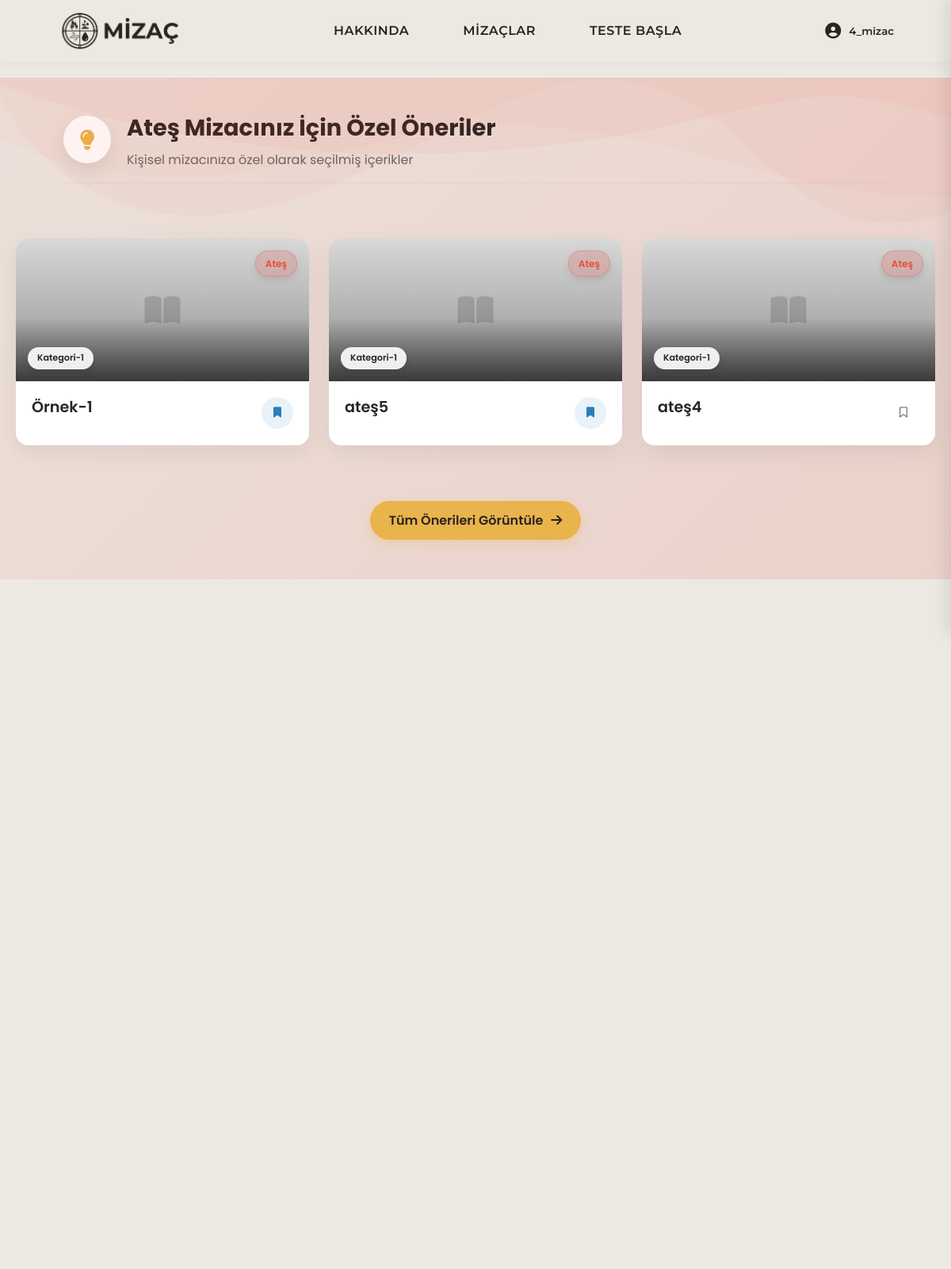
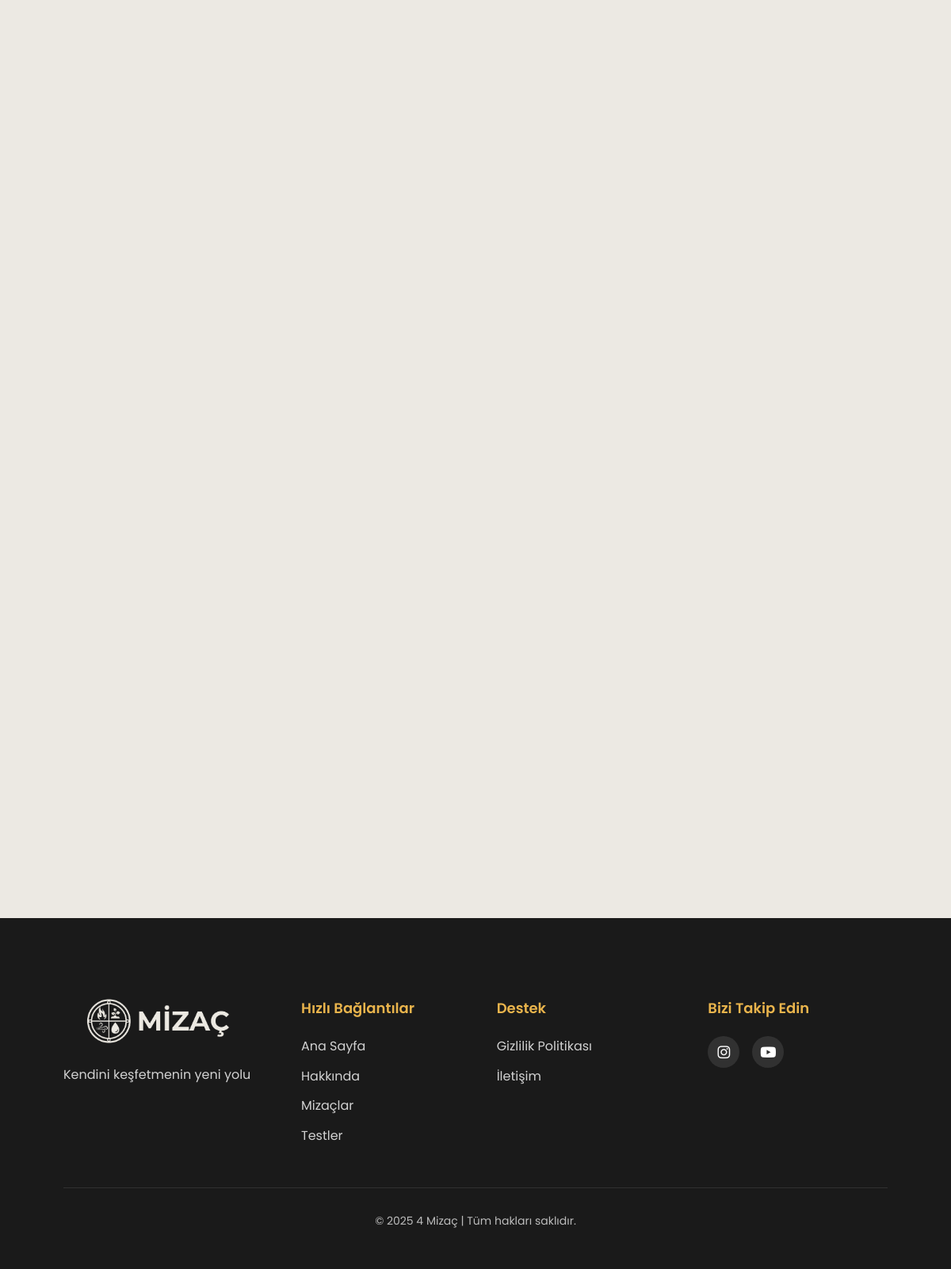
The page / (signed in) on the database its author committed (2 pictures, top to bottom).
### profiles/models.py (models this page shows, shortened)
class RecommendedContent(models.Model):
    ELEMENT_CHOICES = [
        ('Ateş', 'Ateş'),
        ('Hava', 'Hava'),
        ('Su', 'Su'),
        ('Toprak', 'Toprak'),
    ]
    title = models.CharField(max_length=200, verbose_name="Başlık")
    short_description = models.TextField(verbose_name="Kısa Açıklama")
    content = models.TextField(verbose_name="İçerik")
    image = models.ImageField(upload_to='content_images/', blank=True, null=True, verbose_name="Görsel")
    category = models.ForeignKey(ContentCategory, on_delete=models.CASCADE, related_name="contents", verbose_name="Kategori")
    related_element_name = models.CharField(
        max_length=50,
        verbose_name="İlgili Mizaç Elementi",
        choices=ELEMENT_CHOICES,
        help_text="Ateş, Hava, Su veya Toprak değerlerinden birini seçin"
    )
    is_active = models.BooleanField(default=True, verbose_name="Aktif mi?")
    created_at = models.DateTimeField(auto_now_add=True, verbose_name="Oluşturulma Tarihi")
    updated_at = models.DateTimeField(auto_now=True, verbose_name="Güncellenme Tarihi")
    order = models.PositiveIntegerField(default=0, verbose_name="Sıralama")
    class Meta:
        verbose_name = "Önerilen İçerik"
        verbose_name_plural = "Önerilen İçerikler"
        ordering = ['order', '-created_at']

class ContentCategory(models.Model):
    name = models.CharField(max_length=100, verbose_name="Kategori Adı")
    description = models.TextField(blank=True, null=True, verbose_name="Açıklama")
    class Meta:
        verbose_name = "İçerik Kategorisi"
        verbose_name_plural = "İçerik Kategorileri"

### testing_algorithm/models.py (models this page shows, shortened)
class ElementType(models.Model):
    name = models.CharField(max_length=50)
    description = models.TextField()
    characteristics = models.TextField()
    is_warm = models.BooleanField(default=False)  # Sıcak/Soğuk
    is_moist = models.BooleanField(default=False)  # Nemli/Kuru

### main/views.py (the view)
# urls.py: path('', views.index, name='index'),
def index(request):
    context = {}
    if request.user.is_authenticated:
        test_result = TestResult.objects.filter(user=request.user).order_by('-date_taken').first()
        if test_result:
            user_element = test_result.dominant_element
            user_suggestions = RecommendedContent.objects.filter(
                related_element_name=user_element.name,
                is_active=True
            ).annotate(
                like_count=Count('user_interactions', filter=Q(user_interactions__liked=True))
            ).order_by('-like_count', '-created_at')[:3]  # Maksimum 3 içerik
            user_interactions = UserContentInteraction.objects.filter(user=request.user)
            interactions_dict = {interaction.content_id: interaction for interaction in user_interactions}
            for content in user_suggestions:
                if content.id in interactions_dict:
                    interaction = interactions_dict[content.id]
                    content.is_liked = interaction.liked
                    content.is_saved = interaction.saved
                    content.is_viewed = interaction.viewed
                else:
                    content.is_liked = False
                    content.is_saved = False
                    content.is_viewed = False
            context = {
                'user_element': user_element,
                'user_suggestions': user_suggestions,
                'has_test_result': True
            }
        else:
            context = {
                'has_test_result': False
            }
    else:
        context = {
            'has_test_result': False
        }
    return render(request, 'main/index.html', context)

### templates/main/index.html (shortened to what this page needs)
{% extends 'base.html' %}
{% load static %}
{% block extra_css %}
<link rel="stylesheet" href="{% static 'css/index.css' %}">
{% if has_test_result %}
<link rel="stylesheet" href="{% static 'css/temperaments.css' %}">
<link rel="stylesheet" href="{% static 'css/profiles.css' %}">
{% endif %}
{% endblock %}
{% block content %}
{% if has_test_result %}
<div class="premium-content-section element-section {{ user_element.name|lower }}">
  <div class="premium-content-background">
    <div class="wave-top"></div>
    <div class="premium-content-container">
      <div class="container">
        <div class="premium-section-title">
          <div class="section-title-content">
            <h2>{{ user_element.name }} Mizacınız İçin Özel Öneriler</h2>
            <p>Kişisel mizacınıza özel olarak seçilmiş içerikler</p>
          </div>
        </div>
      </div>
      <div class="content-slider-wrapper">
        {% if user_suggestions %}
          <div class="content-slider-container">
            <div class="content-slider improved-slider" id="contentSlider">
              {% for content in user_suggestions %}
                <div class="premium-card" data-content-id="{{ content.id }}" data-category="{{ content.category.id }}">
                  <div class="premium-card-inner">
                    {% if content.image %}
                      <div class="premium-card-image" style="background-image: url('{{ content.image.url }}')">
                        <div class="content-element {{ user_element.name|lower }}">{{ user_element.name }}</div>
                        <div class="content-category">{{ content.category.name }}</div>
                      </div>
                    {% else %}
                      <div class="premium-card-image placeholder-image">
                        <i class="fas fa-book-open"></i>
                        <div class="content-element {{ user_element.name|lower }}">{{ user_element.name }}</div>
                        <div class="content-category">{{ content.category.name }}</div>
                      </div>
                    {% endif %}
                    <div class="content-header">
                      <h3 class="content-title">{{ content.title }}</h3>
                      <button class="save-button-header {% if content.is_saved %}saved{% endif %}"
                              data-content-id="{{ content.id }}"
                              title="{% if content.is_saved %}Kaydedildi{% else %}Kaydet{% endif %}">
                        <i class="{% if content.is_saved %}fas{% else %}far{% endif %} fa-bookmark"></i>
                      </button>
                    </div>
                  </div>
                </div>
              {% endfor %}
            </div>
          </div>
        {% endif %}
      </div>
      <div class="container">
        <div class="suggestions-more">
          <a href="{% url 'my_suggestions' %}" class="more-link">
            Tüm Önerileri Görüntüle <i class="fas fa-arrow-right"></i>
          </a>
        </div>
      </div>
    </div>
  </div>
</div>
{% endif %}
{% endblock %}

### templates/base.html (shortened to what this page needs)
{% load static %}
<!DOCTYPE html>
<html lang="tr">
<head>
    {% load static %}
    <link rel="stylesheet" href="{% static 'css/base.css' %}">
    {% block extra_css %}{% endblock %}
    <link href="https://cdnjs.cloudflare.com/ajax/libs/font-awesome/6.4.0/css/all.min.css" rel="stylesheet">
</head>
<body>
    <div class="page-container">
        <header class="nav-container">
            <div class="header-content">
                <a href="{% url 'index' %}" class="logo">
                    <img src="{% static 'images/logo.jpg' %}" alt="MİZAÇ" class="logo-img">
                </a>
                <nav class="nav-links">
                    <a href="{% url 'about' %}" class="nav-item">HAKKINDA</a>
                    <a href="{% url 'temperaments' %}" class="nav-item">MİZAÇLAR</a>
                    <a href="{% url 'test_list' %}" class="nav-item">TESTE BAŞLA</a>
                </nav>
                {% if user.is_authenticated %}
                <div class="profile-container">
                    <button class="profile-button">
                        <i class="fas fa-user-circle"></i>
                        <span class="username-display">{{ user.username }}</span>
                    </button>
                </div>
                {% else %}
                    <a href="{% url 'login' %}" class="login-button"><i class="fas fa-sign-in-alt"></i> GİRİŞ YAP</a>
                {% endif %}
            </div>
        </header>
        <main>
            {% block content %}{% endblock %}
        </main>
        <footer>
            <div class="container">
                <div class="footer-content">
                    <div class="footer-logo">
                        <img src="{% static 'images/l2.jpg' %}" alt="MİZAÇ" class="footer-logo-img">
                        <p>Kendini keşfetmenin yeni yolu</p>
                    </div>
                    <div class="footer-links">
                        <div class="footer-column">
                            <h3>Hızlı Bağlantılar</h3>
                            <ul>
                                <li><a href="{% url 'index' %}">Ana Sayfa</a></li>
                                <li><a href="{% url 'about' %}">Hakkında</a></li>
                                <li><a href="{% url 'temperaments' %}">Mizaçlar</a></li>
                                <li><a href="{% url 'test_list' %}">Testler</a></li>
                            </ul>
                        </div>
                        <div class="footer-column">
                            <h3>Destek</h3>
                            <ul>
                                <li><a href="#">Gizlilik Politikası</a></li>
                                <li><a href="{% url 'about' %}">İletişim</a></li>
                            </ul>
                        </div>
                    </div>
                    <div class="footer-social">
                        <h3>Bizi Takip Edin</h3>
                        <div class="social-icons">
                            <a href="#" aria-label="Instagram"><i class="fab fa-instagram"></i></a>
                            <a href="#" aria-label="Youtube"><i class="fab fa-youtube"></i></a>
                        </div>
                    </div>
                </div>
                <div class="footer-bottom">
                    <p>&copy; 2025 4 Mizaç | Tüm hakları saklıdır.</p>
                </div>
            </div>
        </footer>
    </div>
</body>
</html>

### static/css/index.css (style rules this page uses)
.premium-content-section .content-slider-wrapper { width: 100%; overflow: visible; }
.premium-content-section .content-slider-container { position: relative; max-width: 1200px; margin: 0 auto; padding: 0 20px; }
@media (min-width: 768px) { .premium-content-section .improved-slider { display: grid !important; grid-template-columns: repeat(auto-fit, minmax(300px, 1fr)); gap: 25px; overflow: visible !important; scroll-snap-type: none !important; padding: 20px 0; margin: 0; max-width: 100%; } }
@media (min-width: 768px) { .premium-content-section .premium-card { width: 100% !important; min-width: auto !important; max-width: none !important; margin: 0 !important; flex: none !important; } }
.premium-content-section .content-header { padding: 20px; display: flex; justify-content: space-between; align-items: flex-start; gap: 15px; flex: 1; border-bottom: 1px solid rgba(0, 0, 0, 0.05); }
.premium-content-section .content-title { margin: 0; flex: 1; display: -webkit-box; -webkit-line-clamp: 3; -webkit-box-orient: vertical; overflow: hidden; font-size: 1.2rem; font-weight: 600; color: var(--primary-color); line-height: 1.4; }
.premium-content-section .save-button-header { background: none; border: none; cursor: pointer; display: flex; align-items: center; justify-content: center; width: 40px; height: 40px; border-radius: 50%; color: #777; transition: all 0.3s ease; flex-shrink: 0; position: relative; z-index: 2; }
.premium-content-section .save-button-header.saved { color: var(--su-color, #2980b9); background-color: rgba(41, 128, 185, 0.1); }
.premium-content-section .content-element { position: absolute; top: 15px; right: 15px; padding: 6px 12px; border-radius: 20px; font-size: 0.75rem; font-weight: 600; z-index: 5; backdrop-filter: blur(8px); background-color: rgba(255, 255, 255, 0.3); border: 1px solid rgba(255, 255, 255, 0.6); box-shadow: 0 4px 10px rgba(0, 0, 0, 0.1); }
.premium-content-section .content-category { position: absolute; bottom: 15px; left: 15px; padding: 5px 12px; background-color: rgba(255, 255, 255, 0.9); color: var(--primary-color); border-radius: 20px; font-size: 0.7rem; font-weight: 600; z-index: 5; box-shadow: 0 4px 10px rgba(0, 0, 0, 0.1); }
.premium-content-section .suggestions-more { text-align: center; margin-top: 30px; padding: 0 20px; }
.premium-content-section .more-link { display: inline-flex; align-items: center; gap: 10px; padding: 12px 24px; background-color: var(--accent-color, #e9b44c); color: var(--primary-color, #292321); text-decoration: none; border-radius: 30px; font-weight: 600; font-size: 1rem; transition: all 0.3s ease; box-shadow: 0 5px 15px rgba(233, 180, 76, 0.3); }
.premium-content-section .more-link i { transition: transform 0.3s ease; }
.premium-content-section.ateş .content-element.ateş { background-color: rgba(231, 76, 60, 0.2); color: #e74c3c; border-color: rgba(231, 76, 60, 0.3); }
.premium-content-section .premium-card { opacity: 0; transform: translateY(20px); animation: fadeInUp 0.6s ease forwards; }
.premium-content-section .premium-card:nth-child(1) { animation-delay: 0.1s; }
.premium-content-section .premium-card:nth-child(2) { animation-delay: 0.2s; }
.premium-content-section .premium-card:nth-child(3) { animation-delay: 0.3s; }
.premium-content-section .premium-card-inner { transition: all 0.35s cubic-bezier(0.23, 1, 0.32, 1); }

### static/css/temperaments.css (style rules this page uses)
:root { --primary-color: #292321; --secondary-color: #ece9e3; --accent-color: #e9b44c; --card-radius: 15px; --border-radius: 8px; --card-shadow: 0 10px 30px rgba(0, 0, 0, 0.08); --transition: all 0.3s ease; --light-text: #ffffff; --fire-color: #e74c3c; --fire-bg: rgba(231, 76, 60, 0.2); --air-color: #78909c; --air-bg: rgba(120, 144, 156, 0.2); --water-color: #2980b9; --water-bg: rgba(41, 128, 185, 0.2); --earth-color: #8d6e63; --earth-bg: rgba(141, 110, 99, 0.2); }
.appear { opacity: 1 !important; transform: translateY(0) !important; }
.placeholder-image { display: flex; justify-content: center; align-items: center; background-color: #f0f0f0; }
.placeholder-image i { font-size: 2.5rem; color: #ccc; }
.suggestions-more { text-align: center; margin-top: 20px; }
.more-link { display: inline-flex; align-items: center; gap: 8px; padding: 12px 25px; background-color: var(--accent-color); color: var(--primary-color); border-radius: 30px; font-weight: 600; text-decoration: none; transition: var(--transition); box-shadow: 0 5px 15px rgba(233, 180, 76, 0.3); }

### rows shown on the page
RecommendedContent: category.name "Kategori-1", title "Örnek-1"
ElementType: name "Ateş"
RecommendedContent: category.name "Kategori-1", title "ateş5"
RecommendedContent: category.name "Kategori-1", title "ateş4"

### other values the page prints
{{ user.username }} "4_mizac"
